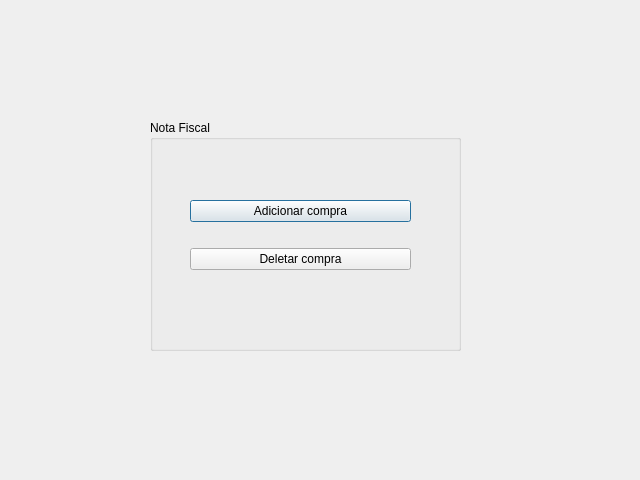
<?xml version="1.0" encoding="UTF-8"?>
<ui version="4.0">
 <class>ActionReceipt</class>
 <widget class="QDialog" name="ActionReceipt">
  <property name="geometry">
   <rect>
    <x>0</x>
    <y>0</y>
    <width>640</width>
    <height>480</height>
   </rect>
  </property>
  <property name="windowTitle">
   <string>Dialog</string>
  </property>
  <widget class="QGroupBox" name="groupBox">
   <property name="geometry">
    <rect>
     <x>150</x>
     <y>120</y>
     <width>311</width>
     <height>231</height>
    </rect>
   </property>
   <property name="title">
    <string>Nota Fiscal</string>
   </property>
   <widget class="QWidget" name="">
    <property name="geometry">
     <rect>
      <x>40</x>
      <y>60</y>
      <width>221</width>
      <height>111</height>
     </rect>
    </property>
    <layout class="QVBoxLayout" name="verticalLayout">
     <item>
      <widget class="QPushButton" name="pushButton_add_purchase">
       <property name="text">
        <string>Adicionar compra</string>
       </property>
      </widget>
     </item>
     <item>
      <widget class="QPushButton" name="pushButton_delete_purchase">
       <property name="text">
        <string>Deletar compra</string>
       </property>
      </widget>
     </item>
    </layout>
   </widget>
  </widget>
 </widget>
 <resources/>
 <connections/>
</ui>
